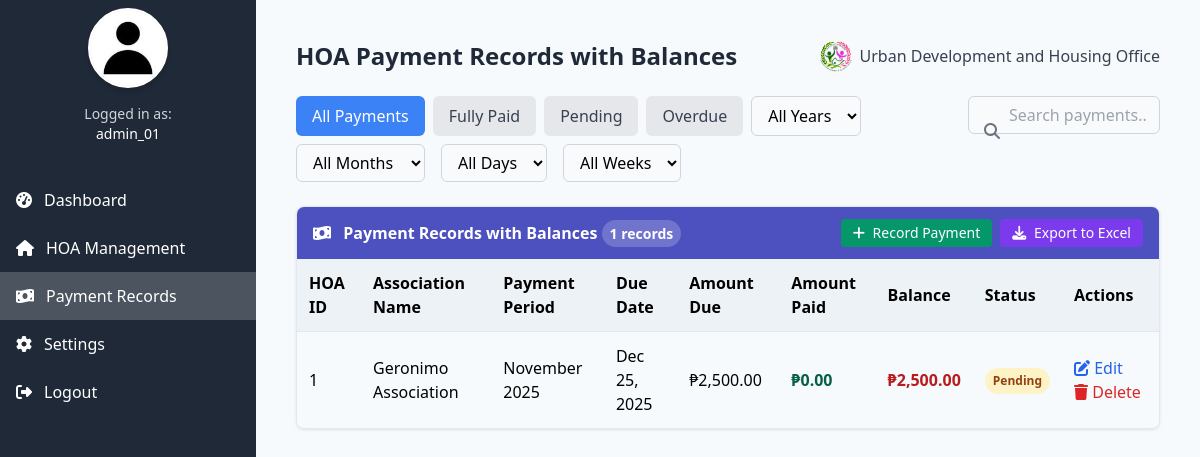
Page /HOA/hoa_payment.php (signed in) on the committed database.
### tables this page shows
CREATE TABLE `hoa_payments` (
  `id` int(11) NOT NULL AUTO_INCREMENT,
  `hoa_id` int(11) NOT NULL,
  `hoa_name` varchar(255) NOT NULL,
  `payment_period` varchar(100) NOT NULL,
  `due_date` date NOT NULL,
  `amount_due` decimal(10,2) NOT NULL,
  `amount_paid` decimal(10,2) NOT NULL,
  `status` varchar(20) NOT NULL,
  `created_at` timestamp NOT NULL DEFAULT current_timestamp(),
  PRIMARY KEY (`id`),
  KEY `hoa_id` (`hoa_id`),
  KEY `status` (`status`),
  KEY `due_date` (`due_date`)
);

### HOA/hoa_payment.php (the view, shortened to what this page needs)
<?php
$db_host = "localhost";
$db_user = "u198271324_admin";
$db_pass = "Udhodbms01";
$db_name = "u198271324_udho_db";
try {
    $pdo = new PDO("mysql:host=$db_host;dbname=$db_name;charset=utf8", $db_user, $db_pass);
    $pdo->setAttribute(PDO::ATTR_ERRMODE, PDO::ERRMODE_EXCEPTION);
} catch (PDOException $e) {
    die("Database connection failed: " . $e->getMessage());
}
function getFilteredPayments($pdo, $filter = 'all', $search = '', $year = '', $month = '', $day = '', $week = '') {
    $sql = "SELECT * FROM hoa_payments WHERE 1=1";
    $params = [];
    $sql .= " ORDER BY due_date DESC";
    $stmt = $pdo->prepare($sql);
    $stmt->execute($params);
    return $stmt->fetchAll(PDO::FETCH_ASSOC);
}
$filter = $_GET['filter'] ?? 'all';
$search = $_GET['search'] ?? '';
$year = $_GET['year'] ?? '';
$month = $_GET['month'] ?? '';
$day = $_GET['day'] ?? '';
$week = $_GET['week'] ?? '';
$payments = getFilteredPayments($pdo, $filter, $search, $year, $month, $day, $week);
?>
<!DOCTYPE html>
<html lang="en">
<head>
  <link href="https://cdn.jsdelivr.net/npm/tailwindcss@2.2.19/dist/tailwind.min.css" rel="stylesheet">
  <link href="https://cdnjs.cloudflare.com/ajax/libs/font-awesome/6.4.0/css/all.min.css" rel="stylesheet">
</head>
<body class="bg-gray-100">
  <div class="main-container">
    <div class="sidebar-fixed bg-gray-800 text-white flex flex-col">
      <div class="flex items-center justify-center h-24">
        <div class="rounded-full bg-gray-200 w-20 h-20 flex items-center justify-center overflow-hidden border-2 border-white shadow-md">
          <?php
          $profilePicture = isset($_SESSION['profile_picture']) ? $_SESSION['profile_picture'] : 'PROFILE_SAMPLE.jpg';
          $profilePath = '../assets/profile_pictures/' . htmlspecialchars($profilePicture);
          $defaultPath = '../assets/PROFILE_SAMPLE.jpg';
          ?>
          <img src="<?php echo file_exists($profilePath) ? $profilePath : $defaultPath; ?>"
              alt="Profile Picture"
              class="w-full h-full object-cover"
              onerror="this.src='<?php echo $defaultPath; ?>'">
        </div>
      </div>
      <div class="px-4 py-2 text-center text-sm text-gray-300">
        Logged in as: <br>
        <span class="font-medium text-white"><?php echo htmlspecialchars($_SESSION['username'] ?? 'User'); ?></span>
      </div>
      <nav class="mt-6 flex-1 overflow-y-auto">
        <ul>
          <li>
            <a href="hoa_dashboard.php" class="sidebar-link flex items-center py-3 px-4">
              <i class="fas fa-tachometer-alt mr-3"></i> Dashboard
            </a>
          </li>
          <li>
            <a href="hoa_records.php" class="sidebar-link flex items-center py-3 px-4">
              <i class="fas fa-home mr-3"></i> HOA Management
            </a>
          </li>
          <li>
            <a href="hoa_payment.php" class="sidebar-link flex items-center py-3 px-4 active-link">
              <i class="fas fa-money-bill-wave mr-3"></i> Payment Records
            </a>
          </li>
          <li>
            <a href="../settings.php" class="sidebar-link flex items-center py-3 px-4">
              <i class="fas fa-cog mr-3"></i> Settings
            </a>
          </li>
          <li class="mt-auto">
            <a href="../logout.php" class="sidebar-link flex items-center py-3 px-4">
              <i class="fas fa-sign-out-alt mr-3"></i> Logout
            </a>
          </li>
        </ul>
      </nav>
    </div>
    <div class="main-content-scrollable">
      <div class="p-4 md:p-10">
        <header class="flex flex-col md:flex-row justify-between items-center mb-6 gap-4">
          <h1 class="text-2xl font-bold text-gray-800">HOA Payment Records with Balances</h1>
          <div class="flex items-center gap-2">
            <img src="/assets/UDHOLOGO.png" alt="Logo" class="h-8">
            <span class="font-medium text-gray-700">Urban Development and Housing Office</span>
          </div>
        </header>
        <div class="flex flex-col md:flex-row justify-between mb-6 gap-4">
          <div class="flex flex-wrap gap-2">
            <button onclick="filterPayments('all')" data-filter="all" class="filter-btn px-4 py-2 rounded-md bg-blue-500 text-white">
              All Payments
            </button>
            <button onclick="filterPayments('paid')" data-filter="paid" class="filter-btn px-4 py-2 rounded-md bg-gray-200 text-gray-700">
              Fully Paid
            </button>
            <button onclick="filterPayments('pending')" data-filter="pending" class="filter-btn px-4 py-2 rounded-md bg-gray-200 text-gray-700">
              Pending
            </button>
            <button onclick="filterPayments('overdue')" data-filter="overdue" class="filter-btn px-4 py-2 rounded-md bg-gray-200 text-gray-700">
              Overdue
            </button>
            <select id="yearFilter" class="filter-dropdown" onchange="applyDateFilters()">
              <option value="">All Years</option>
            </select>
            <select id="monthFilter" class="filter-dropdown" onchange="applyDateFilters()">
              <option value="">All Months</option>
            </select>
            <select id="dayFilter" class="filter-dropdown" onchange="applyDateFilters()">
              <option value="">All Days</option>
            </select>
            <select id="weekFilter" class="filter-dropdown" onchange="applyDateFilters()">
              <option value="">All Weeks</option>
            </select>
          </div>
          <div class="search-container">
            <i class="fas fa-search search-icon"></i>
            <input type="text" id="searchInput" class="edit-input search-input" placeholder="Search payments..."
                  value="<?= htmlspecialchars($search) ?>" oninput="searchPayments()">
          </div>
        </div>
        <div class="database-section">
          <div class="database-header">
            <div>
              <i class="fas fa-money-bill-wave mr-2"></i> Payment Records with Balances
              <span class="database-count"><?= count($payments) ?> records</span>
            </div>
            <div class="flex items-center space-x-2">
              <button onclick="openAddPaymentModal()" class="bg-green-600 text-white px-3 py-1 rounded text-sm">
                <i class="fas fa-plus mr-1"></i> Record Payment
              </button>
              <button onclick="exportToExcel()" class="bg-purple-600 text-white px-3 py-1 rounded text-sm">
                <i class="fas fa-download mr-1"></i> Export to Excel
              </button>
            </div>
          </div>
          <div class="table-container overflow-x-auto max-h-96">
            <table class="database-table" id="paymentTable">
              <thead>
                <tr>
                  <th>HOA ID</th>
                  <th>Association Name</th>
                  <th>Payment Period</th>
                  <th>Due Date</th>
                  <th>Amount Due</th>
                  <th>Amount Paid</th>
                  <th>Balance</th>
                  <th>Status</th>
                  <th>Actions</th>
                </tr>
              </thead>
              <tbody id="paymentRecordsTable">
                <?php foreach ($payments as $payment): ?>
                <?php
                $balance = $payment['amount_due'] - $payment['amount_paid'];
                $statusClass = $payment['status'] === 'paid' ? 'status-paid' :
                              ($payment['status'] === 'pending' ? 'status-pending' : 'status-overdue');
                ?>
                <tr data-id="<?= $payment['id'] ?>">
                  <td><?= htmlspecialchars($payment['hoa_id']) ?></td>
                  <td><?= htmlspecialchars($payment['hoa_name']) ?></td>
                  <td><?= htmlspecialchars($payment['payment_period']) ?></td>
                  <td><?= formatDate($payment['due_date']) ?></td>
                  <td>₱<?= number_format($payment['amount_due'], 2) ?></td>
                  <td class="amount-paid">₱<?= number_format($payment['amount_paid'], 2) ?></td>
                  <td class="amount-balance">₱<?= number_format($balance, 2) ?></td>
                  <td><span class="status-badge <?= $statusClass ?>">
                    <?= ucfirst($payment['status']) ?>
                  </span></td>
                  <td>
                    <button onclick="editPayment(<?= $payment['id'] ?>)" class="text-blue-600 hover:text-blue-800 mr-2">
                      <i class="fas fa-edit"></i> Edit
                    </button>
                    <button onclick="deletePayment(<?= $payment['id'] ?>)" class="text-red-600 hover:text-red-800">
                      <i class="fas fa-trash"></i> Delete
                    </button>
                  </td>
                </tr>
                <?php endforeach; ?>
              </tbody>
            </table>
          </div>
        </div>
      </div>
    </div>
  </div>
</body>
</html>
<?php
function formatDate($dateString) {
    $date = new DateTime($dateString);
    return $date->format('M j, Y');
}
?>

### HOA/hoa_payment.php (style rules this page uses)
html, body { height: 100%; overflow: hidden; }
.main-container { display: flex; height: 100vh; overflow: hidden; }
.sidebar-fixed { position: fixed; left: 0; top: 0; bottom: 0; width: 16rem; z-index: 40; overflow-y: auto; }
.main-content-scrollable { flex: 1; margin-left: 16rem; height: 100vh; overflow-y: auto; background-color: #f7fafc; }
.database-section { margin-bottom: 2rem; border: 1px solid #e2e8f0; border-radius: 0.5rem; overflow: hidden; box-shadow: 0 1px 3px rgba(0, 0, 0, 0.1); }
.database-header { background-color: #4c51bf; color: white; padding: 0.75rem 1rem; font-weight: bold; display: flex; justify-content: space-between; align-items: center; }
.database-count { background-color: rgba(255, 255, 255, 0.2); padding: 0.25rem 0.5rem; border-radius: 9999px; font-size: 0.875rem; }
.database-table { width: 100%; border-collapse: collapse; }
.database-table th { background-color: #edf2f7; padding: 0.75rem; text-align: left; position: sticky; top: 0; }
.database-table td { padding: 0.75rem; border-top: 1px solid #e2e8f0; }
.status-badge { display: inline-block; padding: 0.25rem 0.5rem; border-radius: 9999px; font-size: 0.75rem; font-weight: 600; }
.status-pending { background-color: #fef3c7; color: #92400e; }
.amount-paid { color: #065f46; font-weight: 600; }
.amount-balance { color: #b91c1c; font-weight: 600; }
.edit-input { width: 100%; padding: 0.375rem 0.75rem; border: 1px solid #d1d5db; border-radius: 0.375rem; background-color: #f9fafb; }
.search-container { position: relative; margin-bottom: 1rem; }
.search-input { padding-left: 2.5rem; width: 100%; max-width: 300px; }
.search-icon { position: absolute; left: 1rem; top: 50%; transform: translateY(-50%); color: #6b7280; }
.sidebar-link { transition: all 0.3s ease; }
.active-link { background-color: rgba(255, 255, 255, 0.2); }
.filter-dropdown { margin-right: 0.5rem; padding: 0.375rem 0.75rem; border: 1px solid #d1d5db; border-radius: 0.375rem; background-color: #f9fafb; }

### rows in the picture
hoa_payments: hoa "1", hoa_name "Geronimo Association", payment_period "November 2025", due_date "Dec 25, 2025", amount_due "2,500.00", amount_paid "0.00", balance "2,500.00", status "Pending"

### other values in the picture
$_SESSION['username'] "admin_01"
count($payments) "1"
